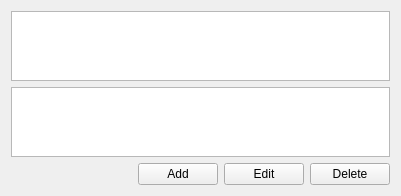
<?xml version="1.0" encoding="UTF-8"?>
<ui version="4.0">
 <class>FormCfgRuleSnippets</class>
 <widget class="QWidget" name="FormCfgRuleSnippets">
  <property name="geometry">
   <rect>
    <x>0</x>
    <y>0</y>
    <width>401</width>
    <height>176</height>
   </rect>
  </property>
  <property name="windowTitle">
   <string>Form</string>
  </property>
  <layout class="QVBoxLayout" name="verticalLayout">
   <item>
    <widget class="RuleSnippetsTableView" name="tblRuleSnippets"/>
   </item>
   <item>
    <widget class="QPlainTextEdit" name="edtRuleSnippets"/>
   </item>
   <item>
    <layout class="QHBoxLayout" name="horizontalLayout">
     <item>
      <spacer name="horizontalSpacer">
       <property name="orientation">
        <enum>Qt::Horizontal</enum>
       </property>
       <property name="sizeHint" stdset="0">
        <size>
         <width>40</width>
         <height>20</height>
        </size>
       </property>
      </spacer>
     </item>
     <item>
      <widget class="QPushButton" name="btnAdd">
       <property name="text">
        <string>Add</string>
       </property>
      </widget>
     </item>
     <item>
      <widget class="QPushButton" name="btnEdit">
       <property name="text">
        <string>Edit</string>
       </property>
      </widget>
     </item>
     <item>
      <widget class="QPushButton" name="btnDelete">
       <property name="text">
        <string>Delete</string>
       </property>
      </widget>
     </item>
    </layout>
   </item>
  </layout>
 </widget>
 <customwidgets>
  <customwidget>
   <class>RuleSnippetsTableView</class>
   <extends>QTableView</extends>
   <header>rulesnippetstableview.h</header>
  </customwidget>
 </customwidgets>
 <resources/>
 <connections>
  <connection>
   <sender>btnAdd</sender>
   <signal>clicked()</signal>
   <receiver>FormCfgRuleSnippets</receiver>
   <slot>slotBtnAdd()</slot>
   <hints>
    <hint type="sourcelabel">
     <x>76</x>
     <y>321</y>
    </hint>
    <hint type="destinationlabel">
     <x>203</x>
     <y>169</y>
    </hint>
   </hints>
  </connection>
  <connection>
   <sender>btnEdit</sender>
   <signal>clicked()</signal>
   <receiver>FormCfgRuleSnippets</receiver>
   <slot>slotBtnEdit()</slot>
   <hints>
    <hint type="sourcelabel">
     <x>136</x>
     <y>321</y>
    </hint>
    <hint type="destinationlabel">
     <x>203</x>
     <y>169</y>
    </hint>
   </hints>
  </connection>
  <connection>
   <sender>btnDelete</sender>
   <signal>clicked()</signal>
   <receiver>FormCfgRuleSnippets</receiver>
   <slot>slotBtnDelete()</slot>
   <hints>
    <hint type="sourcelabel">
     <x>205</x>
     <y>321</y>
    </hint>
    <hint type="destinationlabel">
     <x>203</x>
     <y>169</y>
    </hint>
   </hints>
  </connection>
 </connections>
 <slots>
  <slot>slotBtnAdd()</slot>
  <slot>slotBtnEdit()</slot>
  <slot>slotBtnDelete()</slot>
 </slots>
</ui>
